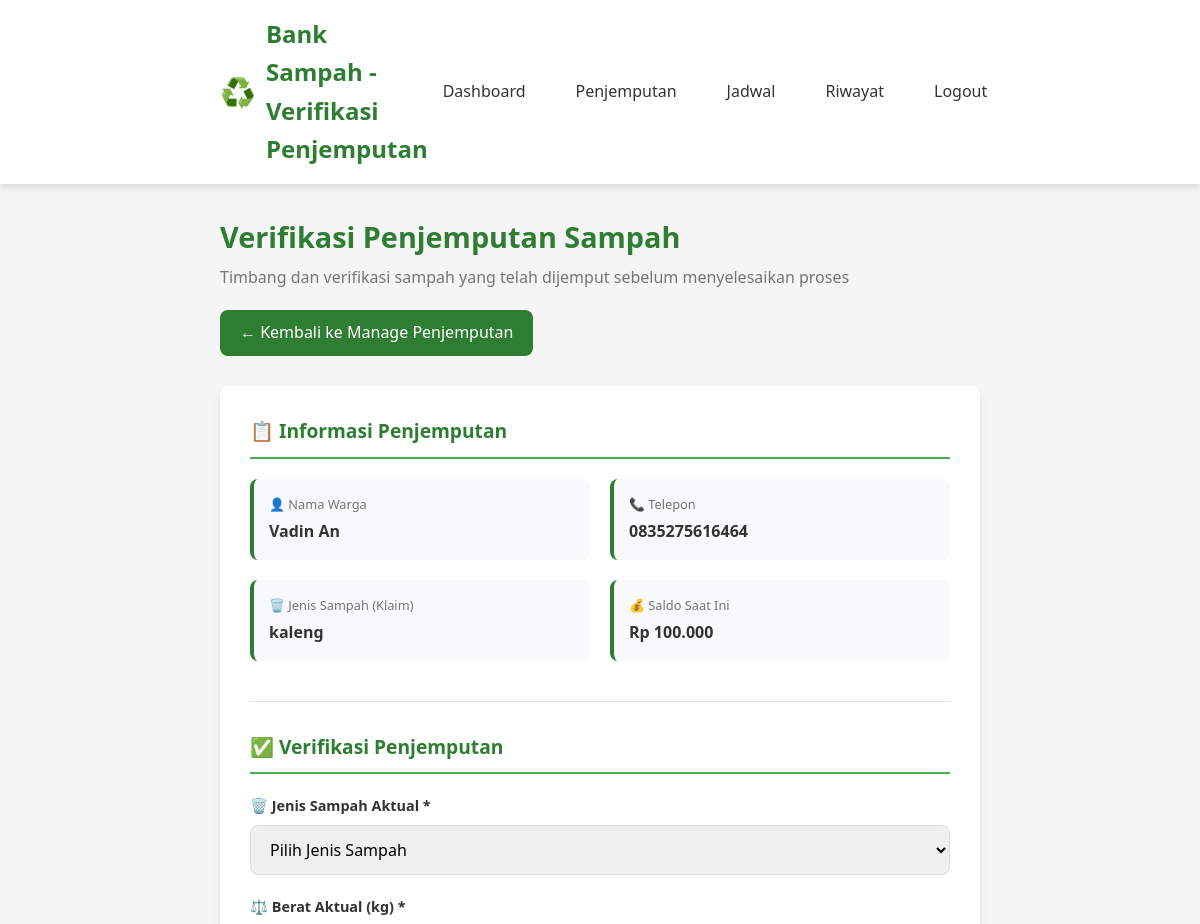
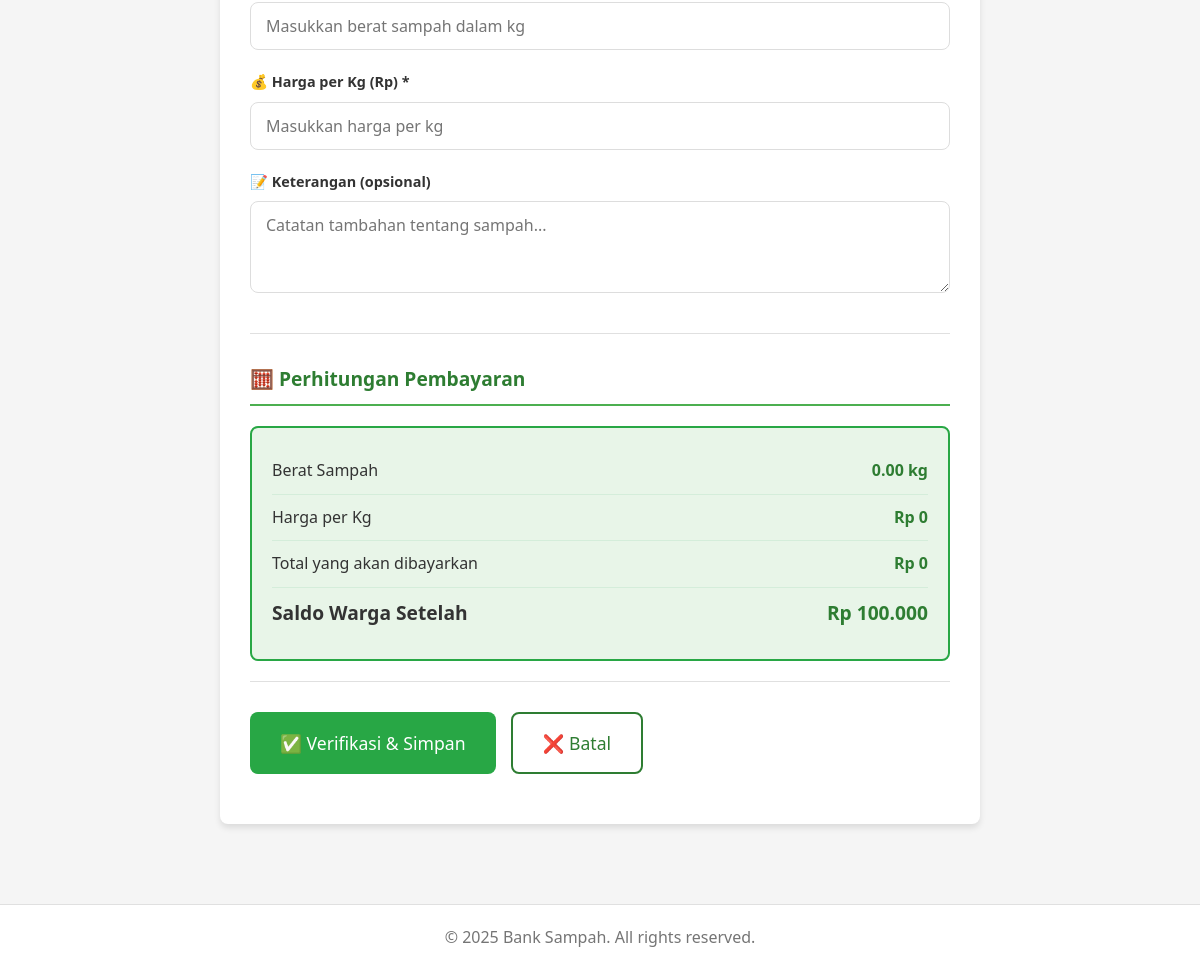
The app's page /verifikasi-setoran.php?id=5 (signed in) with its own data (2 pictures, top to bottom).
### tables this page shows
CREATE TABLE `penjemputan` (
  `id` int(11) NOT NULL,
  `id_warga` int(11) DEFAULT NULL,
  `id_mitra` int(11) DEFAULT NULL,
  `alamat_penjemputan` text NOT NULL,
  `jenis_sampah` varchar(100) NOT NULL,
  `berat` decimal(10,2) DEFAULT 0.00,
  `status` enum('pending','dijadwalkan','diproses','selesai','ditolak') DEFAULT 'pending',
  `waktu_pemintaan` timestamp NOT NULL DEFAULT current_timestamp(),
  `waktu_penjemputan` timestamp NULL DEFAULT NULL,
  `keterangan` text DEFAULT NULL,
  `berat_aktual` decimal(10,2) DEFAULT NULL,
  `harga_per_kg_aktual` decimal(10,2) DEFAULT NULL,
  `total_harga_aktual` decimal(12,2) DEFAULT NULL,
  `tanggal_verifikasi` timestamp NULL DEFAULT NULL,
  `catatan_verifikasi` text DEFAULT NULL
);

CREATE TABLE `users` (
  `id` int(11) NOT NULL,
  `username` varchar(50) NOT NULL,
  `password` varchar(255) NOT NULL,
  `nama_lengkap` varchar(100) NOT NULL,
  `nik` varchar(16) NOT NULL,
  `email` varchar(100) NOT NULL,
  `telepon` varchar(15) DEFAULT NULL,
  `alamat` text DEFAULT NULL,
  `role` enum('admin','user') NOT NULL DEFAULT 'user',
  `status` enum('active','inactive') DEFAULT 'active',
  `saldo` decimal(12,2) DEFAULT 0.00,
  `verification_code` varchar(6) DEFAULT NULL,
  `is_verified` enum('yes','no') DEFAULT 'no',
  `verification_expires` datetime DEFAULT NULL,
  `created_at` timestamp NOT NULL DEFAULT current_timestamp(),
  `updated_at` timestamp NOT NULL DEFAULT current_timestamp() ON UPDATE current_timestamp()
);

### verifikasi-setoran.php (the view, shortened to what this page needs)
<?php
include 'config.php';
$mitra_id = $_SESSION['mitra_id'];
$success = '';
$id_penjemputan = (int)$_GET['id'];
try {
    $stmt = $pdo->prepare("
        SELECT p.*, u.nama_lengkap, u.telepon, u.alamat, u.saldo, u.id as user_id,
               js.nama_jenis, js.harga_per_kg as harga_standar
        FROM penjemputan p
        JOIN users u ON p.id_warga = u.id
        LEFT JOIN jenis_sampah js ON js.nama_jenis LIKE CONCAT('%', p.jenis_sampah, '%')
        WHERE p.id = ? AND p.id_mitra = ? AND p.status IN ('dijadwalkan', 'diproses')
    ");
    $stmt->execute([$id_penjemputan, $mitra_id]);
    $penjemputan = $stmt->fetch();
} catch (PDOException $e) {
    error_log("Verifikasi Error: " . $e->getMessage());
    $error = "Terjadi kesalahan saat mengambil data penjemputan";
}
?>
<!DOCTYPE html>
<html lang="id">
<head>
</head>
<body>
    <header>
        <div class="container">
            <div class="header-content">
                <div class="logo">
                    <span class="logo-icon">♻️</span>
                    <h1>Bank Sampah - Verifikasi Penjemputan</h1>
                </div>
                <nav>
                    <ul>
                        <li><a href="dashboard-mitra.php">Dashboard</a></li>
                        <li><a href="manage-penjemputan.php">Penjemputan</a></li>
                        <li><a href="manage-jadwal.php">Jadwal</a></li>
                        <li><a href="riwayat-mitra.php">Riwayat</a></li>
                        <li><a href="logout.php">Logout</a></li>
                    </ul>
                </nav>
            </div>
        </div>
    </header>
    <main>
        <section class="verification-page">
            <div class="container">
                <div class="page-header">
                    <div class="page-title">
                        <h1>Verifikasi Penjemputan Sampah</h1>
                        <p>Timbang dan verifikasi sampah yang telah dijemput sebelum menyelesaikan proses</p>
                    </div>
                    <a href="manage-penjemputan.php" class="back-button">
                        ← Kembali ke Manage Penjemputan
                    </a>
                </div>
                <?php if ($penjemputan && empty($success)): ?>
                <form method="POST" class="verification-form">
                    <div class="form-section">
                        <h2 class="section-title">📋 Informasi Penjemputan</h2>
                        <div class="info-grid">
                            <div class="info-item">
                                <div class="info-label">👤 Nama Warga</div>
                                <div class="info-value"><?php echo htmlspecialchars($penjemputan['nama_lengkap']); ?></div>
                            </div>
                            <div class="info-item">
                                <div class="info-label">📞 Telepon</div>
                                <div class="info-value"><?php echo htmlspecialchars($penjemputan['telepon']); ?></div>
                            </div>
                            <div class="info-item">
                                <div class="info-label">🗑️ Jenis Sampah (Klaim)</div>
                                <div class="info-value"><?php echo htmlspecialchars($penjemputan['jenis_sampah']); ?></div>
                            </div>
                            <div class="info-item">
                                <div class="info-label">💰 Saldo Saat Ini</div>
                                <div class="info-value">Rp <?php echo number_format($penjemputan['saldo'], 0, ',', '.'); ?></div>
                            </div>
                        </div>
                    </div>
                    <div class="form-section">
                        <h2 class="section-title">✅ Verifikasi Penjemputan</h2>
                        <div class="form-group">
                            <label for="jenis_sampah_aktual">🗑️ Jenis Sampah Aktual *</label>
                            <select id="jenis_sampah_aktual" name="jenis_sampah_aktual" class="form-control" required>
                                <option value="">Pilih Jenis Sampah</option>
                            </select>
                        </div>
                        <div class="form-group">
                            <label for="berat_aktual">⚖️ Berat Aktual (kg) *</label>
                            <input type="number" id="berat_aktual" name="berat_aktual" class="form-control"
                                   step="0.01" min="0.1" required placeholder="Masukkan berat sampah dalam kg">
                        </div>
                        <div class="form-group">
                            <label for="harga_per_kg">💰 Harga per Kg (Rp) *</label>
                            <input type="number" id="harga_per_kg" name="harga_per_kg" class="form-control"
                                   step="100" min="100" required placeholder="Masukkan harga per kg">
                        </div>
                        <div class="form-group">
                            <label for="keterangan">📝 Keterangan (opsional)</label>
                            <textarea id="keterangan" name="keterangan" class="form-control" rows="3"
                                      placeholder="Catatan tambahan tentang sampah..."></textarea>
                        </div>
                    </div>
                    <div class="form-section">
                        <h2 class="section-title">🧮 Perhitungan Pembayaran</h2>
                        <div class="calculation-section">
                            <div class="calculation-item">
                                <span class="calculation-label">Berat Sampah</span>
                                <span class="calculation-value" id="display_berat">0 kg</span>
                            </div>
                            <div class="calculation-item">
                                <span class="calculation-label">Harga per Kg</span>
                                <span class="calculation-value" id="display_harga">Rp 0</span>
                            </div>
                            <div class="calculation-item">
                                <span class="calculation-label">Total yang akan dibayarkan</span>
                                <span class="calculation-value" id="display_total">Rp 0</span>
                            </div>
                            <div class="calculation-item">
                                <span class="calculation-label">Saldo Warga Setelah</span>
                                <span class="calculation-value" id="display_saldo_akhir">Rp <?php echo number_format($penjemputan['saldo'], 0, ',', '.'); ?></span>
                            </div>
                        </div>
                    </div>
                    <div class="form-section">
                        <div style="display: flex; gap: 15px; flex-wrap: wrap;">
                            <button type="submit" name="verifikasi_setoran" class="btn btn-success btn-lg">
                                ✅ Verifikasi & Simpan
                            </button>
                            <a href="manage-penjemputan.php" class="btn btn-outline btn-lg">
                                ❌ Batal
                            </a>
                        </div>
                    </div>
                </form>
                <?php elseif (empty($success)): ?>
                    <div class="alert alert-error">
                        ❌ Data penjemputan tidak ditemukan atau tidak dapat diakses.
                    </div>
                <?php endif; ?>
            </div>
        </section>
    </main>
    <footer>
        <div class="container">
            <p>&copy; <?php echo date('Y'); ?> Bank Sampah. All rights reserved.</p>
        </div>
    </footer>
</body>
</html>

### verifikasi-setoran.php (style rules this page uses)
:root { --primary: #2e7d32; --primary-light: #4caf50; --secondary: #ff9800; --light: #f5f5f5; --dark: #333; --gray: #757575; --white: #ffffff; --success: #28a745; --warning: #ffc107; --danger: #dc3545; --info: #17a2b8; --shadow: 0 4px 6px rgba(0, 0, 0, 0.1); --border-radius: 8px; }
* { margin: 0; padding: 0; box-sizing: border-box; font-family: 'Segoe UI', Tahoma, Geneva, Verdana, sans-serif; }
body { background-color: var(--light); color: var(--dark); line-height: 1.6; }
.container { max-width: 800px; margin: 0 auto; padding: 0 20px; }
header { background-color: var(--white); box-shadow: var(--shadow); position: sticky; top: 0; z-index: 100; }
.header-content { display: flex; justify-content: space-between; align-items: center; padding: 15px 0; }
.logo { display: flex; align-items: center; gap: 10px; }
.logo-icon { font-size: 1.8rem; }
.logo h1 { font-size: 1.5rem; color: var(--primary); }
nav ul { display: flex; list-style: none; gap: 20px; }
nav a { text-decoration: none; color: var(--dark); font-weight: 500; padding: 8px 15px; border-radius: var(--border-radius); transition: all 0.3s; }
main { padding: 30px 0; }
.page-header { display: flex; justify-content: space-between; align-items: center; margin-bottom: 30px; flex-wrap: wrap; gap: 20px; }
.page-title h1 { font-size: 1.8rem; color: var(--primary); margin-bottom: 5px; }
.page-title p { color: var(--gray); }
.back-button { display: inline-flex; align-items: center; gap: 8px; padding: 10px 20px; background-color: var(--primary); color: var(--white); text-decoration: none; border-radius: var(--border-radius); font-weight: 500; transition: background-color 0.3s; }
.verification-form { background: var(--white); padding: 30px; border-radius: var(--border-radius); box-shadow: var(--shadow); }
.form-section { margin-bottom: 30px; padding-bottom: 20px; border-bottom: 1px solid #e0e0e0; }
.form-section:last-child { border-bottom: none; margin-bottom: 0; }
.section-title { font-size: 1.2rem; color: var(--primary); margin-bottom: 20px; padding-bottom: 10px; border-bottom: 2px solid var(--primary-light); }
.info-grid { display: grid; grid-template-columns: repeat(auto-fit, minmax(250px, 1fr)); gap: 20px; margin-bottom: 20px; }
.info-item { background: #f8f9fa; padding: 15px; border-radius: var(--border-radius); border-left: 4px solid var(--primary); }
.info-label { font-size: 0.8rem; color: var(--gray); font-weight: 500; margin-bottom: 5px; }
.info-value { font-weight: 600; color: var(--dark); font-size: 1rem; }
.form-group { display: flex; flex-direction: column; gap: 8px; margin-bottom: 20px; }
.form-group label { font-weight: 600; color: var(--dark); font-size: 0.9rem; }
.form-control { width: 100%; padding: 12px 15px; border: 1px solid #ddd; border-radius: var(--border-radius); font-size: 1rem; transition: all 0.3s; }
.btn { padding: 12px 25px; border: none; border-radius: var(--border-radius); font-size: 1rem; font-weight: 500; cursor: pointer; transition: all 0.3s; text-decoration: none; display: inline-flex; align-items: center; justify-content: center; gap: 8px; }
.btn-outline { background: transparent; border: 2px solid var(--primary); color: var(--primary); }
.btn-success { background: var(--success); color: var(--white); }
.btn-lg { padding: 15px 30px; font-size: 1.1rem; }
.calculation-section { background: #e8f5e8; padding: 20px; border-radius: var(--border-radius); border: 2px solid var(--success); }
.calculation-item { display: flex; justify-content: space-between; align-items: center; padding: 10px 0; border-bottom: 1px solid #d4edda; }
.calculation-item:last-child { border-bottom: none; font-weight: 700; font-size: 1.2rem; color: var(--primary); }
.calculation-label { color: var(--dark); }
.calculation-value { font-weight: 600; color: var(--primary); }
footer { background-color: var(--white); padding: 20px 0; text-align: center; color: var(--gray); border-top: 1px solid #e0e0e0; margin-top: 50px; }

### records on screen
penjemputan: id_warga.nama_lengkap "Vadin An", id_warga.telepon "0835275616464", jenis_sampah "kaleng", id_warga.saldo "100.000"
